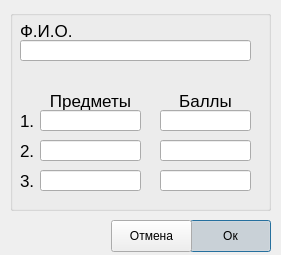
<?xml version="1.0" encoding="UTF-8"?>
<ui version="4.0">
 <class>AddChange</class>
 <widget class="QDialog" name="AddChange">
  <property name="geometry">
   <rect>
    <x>0</x>
    <y>0</y>
    <width>281</width>
    <height>255</height>
   </rect>
  </property>
  <property name="windowTitle">
   <string>Dialog</string>
  </property>
  <widget class="QGroupBox" name="groupBox">
   <property name="geometry">
    <rect>
     <x>10</x>
     <y>10</y>
     <width>261</width>
     <height>201</height>
    </rect>
   </property>
   <property name="title">
    <string/>
   </property>
   <widget class="QLabel" name="label">
    <property name="geometry">
     <rect>
      <x>10</x>
      <y>10</y>
      <width>61</width>
      <height>21</height>
     </rect>
    </property>
    <property name="font">
     <font>
      <pointsize>13</pointsize>
     </font>
    </property>
    <property name="text">
     <string>Ф.И.О.</string>
    </property>
   </widget>
   <widget class="QLineEdit" name="lineEdit_FIO">
    <property name="geometry">
     <rect>
      <x>10</x>
      <y>30</y>
      <width>231</width>
      <height>21</height>
     </rect>
    </property>
   </widget>
   <widget class="QLineEdit" name="lineEdit_subj1">
    <property name="geometry">
     <rect>
      <x>30</x>
      <y>100</y>
      <width>101</width>
      <height>21</height>
     </rect>
    </property>
    <property name="text">
     <string/>
    </property>
   </widget>
   <widget class="QLabel" name="label_4">
    <property name="geometry">
     <rect>
      <x>30</x>
      <y>80</y>
      <width>101</width>
      <height>21</height>
     </rect>
    </property>
    <property name="font">
     <font>
      <pointsize>13</pointsize>
     </font>
    </property>
    <property name="text">
     <string>Предметы</string>
    </property>
    <property name="alignment">
     <set>Qt::AlignCenter</set>
    </property>
   </widget>
   <widget class="QLineEdit" name="lineEdit_mark1">
    <property name="geometry">
     <rect>
      <x>150</x>
      <y>100</y>
      <width>91</width>
      <height>21</height>
     </rect>
    </property>
    <property name="text">
     <string/>
    </property>
   </widget>
   <widget class="QLabel" name="label_5">
    <property name="geometry">
     <rect>
      <x>150</x>
      <y>80</y>
      <width>91</width>
      <height>21</height>
     </rect>
    </property>
    <property name="font">
     <font>
      <pointsize>13</pointsize>
     </font>
    </property>
    <property name="text">
     <string>Баллы</string>
    </property>
    <property name="alignment">
     <set>Qt::AlignCenter</set>
    </property>
   </widget>
   <widget class="QLabel" name="label_6">
    <property name="geometry">
     <rect>
      <x>10</x>
      <y>100</y>
      <width>21</width>
      <height>21</height>
     </rect>
    </property>
    <property name="font">
     <font>
      <pointsize>13</pointsize>
     </font>
    </property>
    <property name="text">
     <string>1.</string>
    </property>
   </widget>
   <widget class="QLabel" name="label_7">
    <property name="geometry">
     <rect>
      <x>10</x>
      <y>130</y>
      <width>21</width>
      <height>21</height>
     </rect>
    </property>
    <property name="font">
     <font>
      <pointsize>13</pointsize>
     </font>
    </property>
    <property name="text">
     <string>2.</string>
    </property>
   </widget>
   <widget class="QLineEdit" name="lineEdit_subj2">
    <property name="geometry">
     <rect>
      <x>30</x>
      <y>130</y>
      <width>101</width>
      <height>21</height>
     </rect>
    </property>
    <property name="text">
     <string/>
    </property>
   </widget>
   <widget class="QLineEdit" name="lineEdit_mark2">
    <property name="geometry">
     <rect>
      <x>150</x>
      <y>130</y>
      <width>91</width>
      <height>21</height>
     </rect>
    </property>
    <property name="text">
     <string/>
    </property>
   </widget>
   <widget class="QLabel" name="label_8">
    <property name="geometry">
     <rect>
      <x>10</x>
      <y>160</y>
      <width>21</width>
      <height>21</height>
     </rect>
    </property>
    <property name="font">
     <font>
      <pointsize>13</pointsize>
     </font>
    </property>
    <property name="text">
     <string>3.</string>
    </property>
   </widget>
   <widget class="QLineEdit" name="lineEdit_subj3">
    <property name="geometry">
     <rect>
      <x>30</x>
      <y>160</y>
      <width>101</width>
      <height>21</height>
     </rect>
    </property>
    <property name="text">
     <string/>
    </property>
   </widget>
   <widget class="QLineEdit" name="lineEdit_mark3">
    <property name="geometry">
     <rect>
      <x>150</x>
      <y>160</y>
      <width>91</width>
      <height>21</height>
     </rect>
    </property>
    <property name="text">
     <string/>
    </property>
   </widget>
  </widget>
  <widget class="QPushButton" name="pushButton_ok">
   <property name="geometry">
    <rect>
     <x>190</x>
     <y>220</y>
     <width>81</width>
     <height>32</height>
    </rect>
   </property>
   <property name="text">
    <string>Ок</string>
   </property>
   <property name="checkable">
    <bool>true</bool>
   </property>
   <property name="checked">
    <bool>true</bool>
   </property>
   <property name="autoExclusive">
    <bool>false</bool>
   </property>
   <property name="autoDefault">
    <bool>true</bool>
   </property>
  </widget>
  <widget class="QPushButton" name="pushButton_cancel">
   <property name="geometry">
    <rect>
     <x>111</x>
     <y>220</y>
     <width>81</width>
     <height>32</height>
    </rect>
   </property>
   <property name="text">
    <string>Отмена</string>
   </property>
  </widget>
 </widget>
 <resources/>
 <connections/>
</ui>
